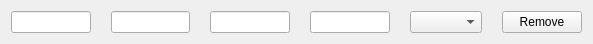
<?xml version="1.0" encoding="UTF-8"?>
<ui version="4.0">
 <class>Person</class>
 <widget class="QWidget" name="Person">
  <property name="geometry">
   <rect>
    <x>0</x>
    <y>0</y>
    <width>593</width>
    <height>40</height>
   </rect>
  </property>
  <property name="windowTitle">
   <string>Form</string>
  </property>
  <layout class="QHBoxLayout" name="horizontalLayout">
   <property name="spacing">
    <number>20</number>
   </property>
   <item>
    <widget class="QLineEdit" name="name"/>
   </item>
   <item>
    <widget class="QLineEdit" name="age"/>
   </item>
   <item>
    <widget class="QLineEdit" name="weight"/>
   </item>
   <item>
    <widget class="QLineEdit" name="height"/>
   </item>
   <item>
    <widget class="QComboBox" name="gender"/>
   </item>
   <item>
    <widget class="QPushButton" name="removeButton">
     <property name="text">
      <string>Remove</string>
     </property>
    </widget>
   </item>
  </layout>
 </widget>
 <resources/>
 <connections/>
</ui>
